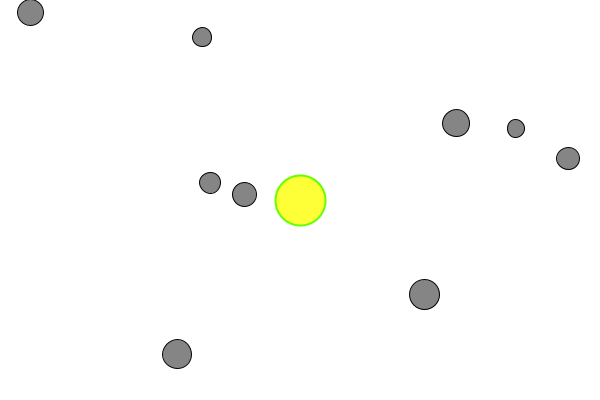
Frame 1 (no input)
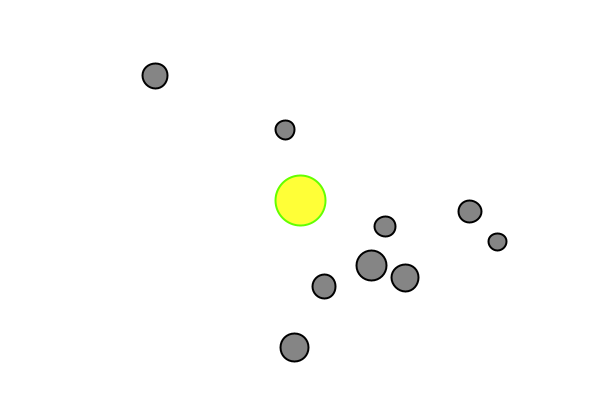
Frame 60 (the mouse pressed at the canvas centre just before this capture)
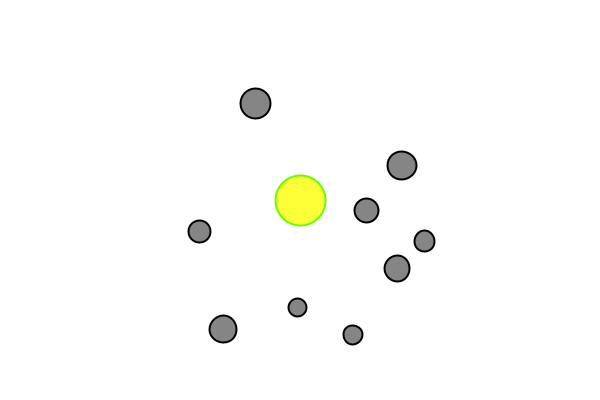
Frame 120 (the mouse held since frame 60 and released just before this capture)

The Processing sketch that drew these frames (run headless with seeded random() and noise(); from frame 60 on, the mouse is pressed at the canvas centre):

// Processing sketch: solar_system_2
// ── solar_system_2.pde
Sun sun;
Planet[] planets;


void setup() {
  size(600, 400);
  sun = new Sun(50);
  planets = new Planet[10];
  for (int i = 0; i < planets.length; i++) {
    planets[i] = new Planet(i);
  }
}

void draw() {
  background(255);
  for (Planet p : planets) {
    PVector force = sun.attract(p);
    p.applyForce(force);
    p.update();
    p.show();
  }

  sun.show();
}
// ── Planet.pde
class Planet {
  PVector pos;
  PVector vel;
  PVector acc;
  float mass;
  float radius;

  Planet(float mass_) {
    pos = new PVector(random(width), random(height));
    vel = new PVector(random(3), random(3));
    acc = new PVector(0, 0);
    mass = mass_;
    radius = map(mass, 0, planets.length - 1, 16, 30);
  }

  void update() {
    vel.add(acc);
    pos.add(vel);
    acc.mult(0);
  }

  void applyForce(PVector force) {
    PVector f = PVector.div(force, mass);
    acc.add(f);
  }

  void show() {
    stroke(0);
    fill(100, 200);
    ellipse(pos.x, pos.y, radius, radius);
  }
}
// ── Sun.pde
class Sun {
  PVector pos;
  float mass;
  float G;

  Sun(float mass_) {
    pos = new PVector(width/2, height/2);
    mass = mass_;
    G = 1;
  }
  
  PVector attract(Planet p){
    PVector force = PVector.sub(pos, p.pos);
    float d = force.mag();
    d = constrain(d, 10, 30);
    force.normalize();
    float strength = (G * mass * p.mass) / (d * d);
    force.mult(strength);
    
    return force;
  
  }

  void show() {
    stroke(100, 255, 0);
    strokeWeight(2);
    fill(255, 255, 0, 200);
    ellipse(pos.x, pos.y, mass, mass);
  }
}
